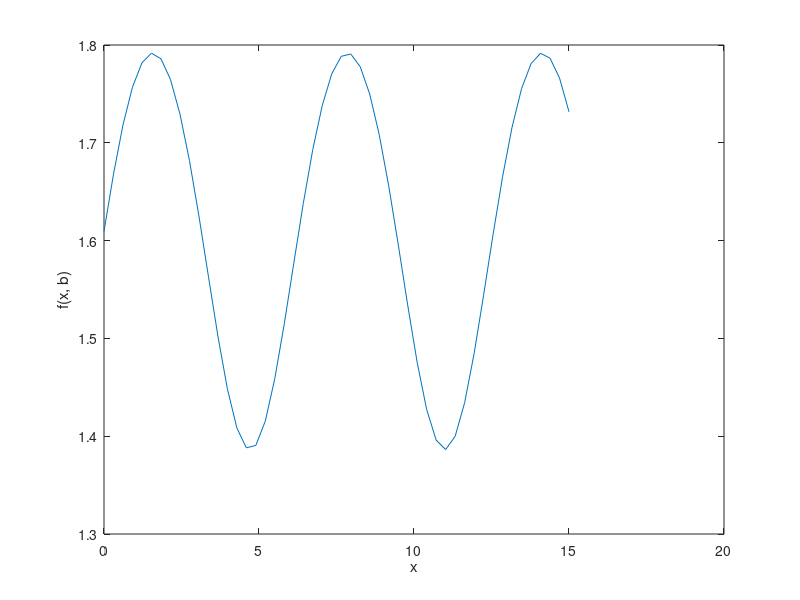

The MATLAB script that drew this image: (Note: this script raises an error after producing the figure.)
% Star Chen 21010264
% Question 1.a

f =  @(x, b) log(b + sin(x));

b = input('Enter a value for b')
x = linspace(0, 15, 50);

plot(x, f(x, b)) 
xlabel("x") 
ylabel("f(x, b)")
legend("b = "+ b )